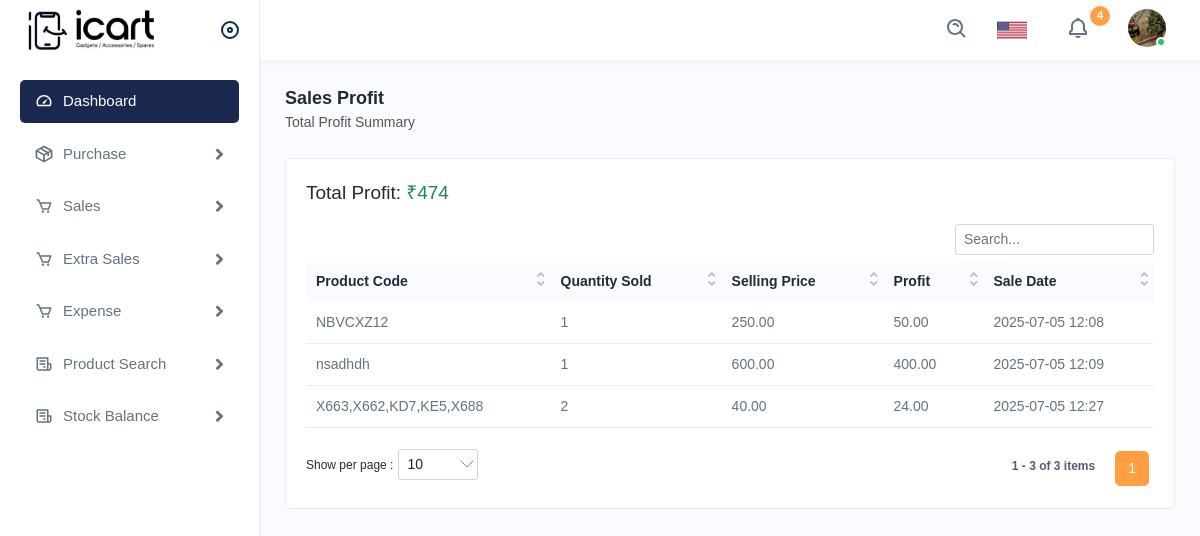
Page /display-total-profit/ on the earlier database version.
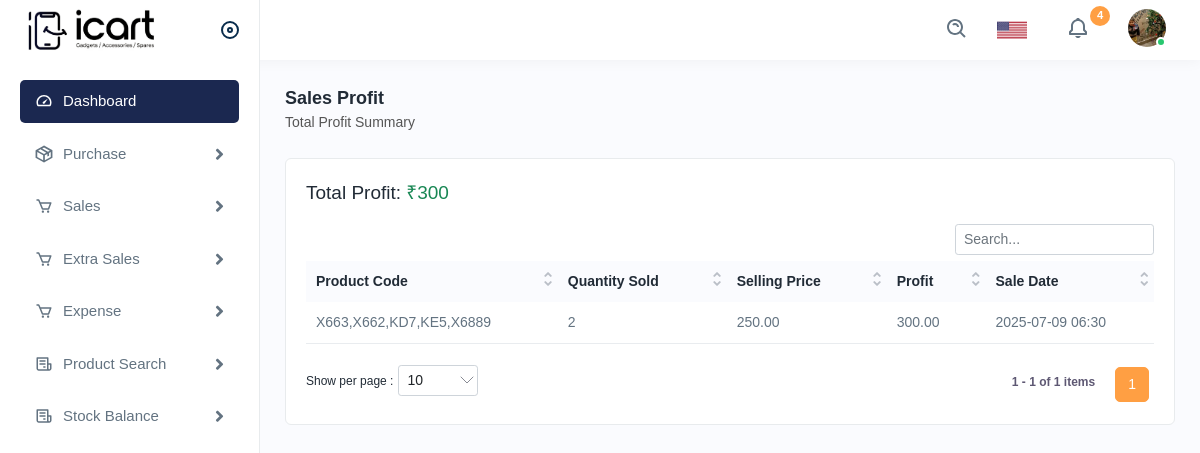
Same page on the later database version.
### stock_app/models.py (models this page shows, shortened)
class Sale(models.Model):
    product = models.ForeignKey(Product, on_delete=models.CASCADE)
    quantity_sold = models.PositiveIntegerField()
    selling_price = models.DecimalField(max_digits=10, decimal_places=2)
    profit = models.DecimalField(max_digits=10, decimal_places=2, editable=False, default=0.00)
    loss = models.DecimalField(max_digits=10, decimal_places=2, editable=False, default=0.00)  # ✅ New field
    sale_date = models.DateTimeField(auto_now_add=True)

class Product(models.Model):
    product_code = models.CharField(max_length=500)
    product_price = models.DecimalField(max_digits=10, decimal_places=2)
    quantity = models.PositiveIntegerField(default=0)
    salling_price = models.DecimalField(max_digits=10, decimal_places=2, default=0.00)
    added_on = models.DateTimeField(auto_now_add=True)

### stock_app/views.py (the view)
# urls.py: path('display-total-profit/', views.display_total_profit, name='display_total_profit'),
def display_total_profit(request):
    total_profit = Sale.objects.aggregate(total=Sum('profit'))['total'] or 0
    sales = Sale.objects.select_related('product').all().order_by('-sale_date')
    return render(request, 'inventory/display_total_profit.html', {
        'sales': sales,
        'total_profit': total_profit
    })

### templates/inventory/display_total_profit.html (shortened to what this page needs)
{% extends "inventory/base.html" %}
{% load static %}
{% block content %}
<div class="page-wrapper">
  <div class="content">
    <div class="page-header">
      <div class="page-title">
        <h4>Sales Profit</h4>
        <h6>Total Profit Summary</h6>
      </div>
    </div>
    <div class="card">
      <div class="card-body">
        <div class="mb-3">
          <h5>Total Profit: <span class="text-success">₹{{ total_profit }}</span></h5>
        </div>
        <div class="table-responsive">
          <table class="table datanew">
            <thead>
              <tr>
                <th>Product Code</th>
                <th>Quantity Sold</th>
                <th>Selling Price</th>
                <th>Profit</th>
                <th>Sale Date</th>
              </tr>
            </thead>
            <tbody>
              {% for sale in sales %}
              <tr>
                <td>{{ sale.product.product_code }}</td>
                <td>{{ sale.quantity_sold }}</td>
                <td>{{ sale.selling_price }}</td>
                <td>{{ sale.profit }}</td>
                <td>{{ sale.sale_date|date:"Y-m-d H:i" }}</td>
              </tr>
              {% endfor %}
            </tbody>
          </table>
        </div>
      </div>
    </div>
  </div>
</div>
{% endblock %}

Differences in the rows shown:
removed Sale: product.product_code "X663,X662,KD7,KE5,X688", quantity_sold "2", selling_price "40.00", profit "24.00", sale_date "2025-07-05 12:27"
removed Sale: product.product_code "nsadhdh", quantity_sold "1", selling_price "600.00", profit "400.00", sale_date "2025-07-05 12:09"
removed Sale: product.product_code "NBVCXZ12", quantity_sold "1", selling_price "250.00", profit "50.00", sale_date "2025-07-05 12:08"
added Sale: product.product_code "X663,X662,KD7,KE5,X6889", quantity_sold "2", selling_price "250.00", profit "300.00", sale_date "2025-07-09 06:30"
Other differences:
{{ total_profit }}: "474" → "300"
text written by a page script: "1 1 - 3 of 3 items" → "1 1 - 1 of 1 items"
